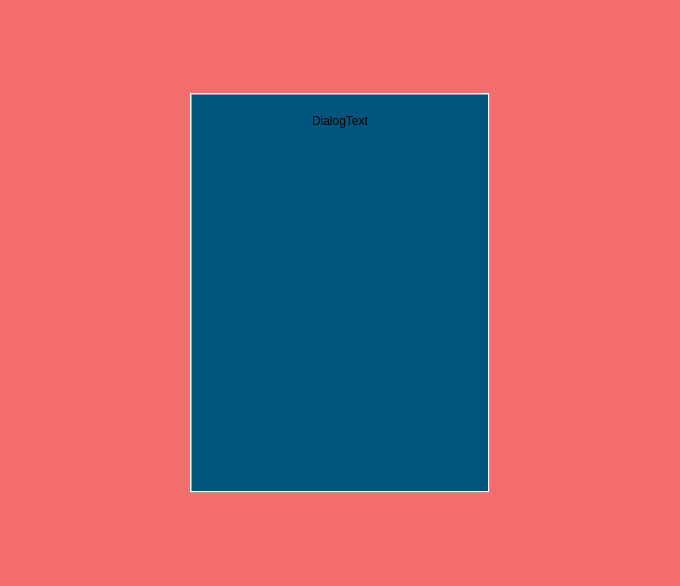
<?xml version="1.0" encoding="UTF-8"?>
<ui version="4.0">
 <class>AbstractDialogScreen</class>
 <widget class="QWidget" name="AbstractDialogScreen">
  <property name="geometry">
   <rect>
    <x>0</x>
    <y>0</y>
    <width>680</width>
    <height>586</height>
   </rect>
  </property>
  <property name="palette">
   <palette>
    <active>
     <colorrole role="Base">
      <brush brushstyle="SolidPattern">
       <color alpha="255">
        <red>255</red>
        <green>255</green>
        <blue>255</blue>
       </color>
      </brush>
     </colorrole>
     <colorrole role="Window">
      <brush brushstyle="SolidPattern">
       <color alpha="127">
        <red>239</red>
        <green>60</green>
        <blue>60</blue>
       </color>
      </brush>
     </colorrole>
    </active>
    <inactive>
     <colorrole role="Base">
      <brush brushstyle="SolidPattern">
       <color alpha="255">
        <red>255</red>
        <green>255</green>
        <blue>255</blue>
       </color>
      </brush>
     </colorrole>
     <colorrole role="Window">
      <brush brushstyle="SolidPattern">
       <color alpha="127">
        <red>239</red>
        <green>60</green>
        <blue>60</blue>
       </color>
      </brush>
     </colorrole>
    </inactive>
    <disabled>
     <colorrole role="Base">
      <brush brushstyle="SolidPattern">
       <color alpha="127">
        <red>239</red>
        <green>60</green>
        <blue>60</blue>
       </color>
      </brush>
     </colorrole>
     <colorrole role="Window">
      <brush brushstyle="SolidPattern">
       <color alpha="127">
        <red>239</red>
        <green>60</green>
        <blue>60</blue>
       </color>
      </brush>
     </colorrole>
    </disabled>
   </palette>
  </property>
  <property name="windowTitle">
   <string>Form</string>
  </property>
  <property name="autoFillBackground">
   <bool>true</bool>
  </property>
  <layout class="QVBoxLayout" name="verticalLayout">
   <item>
    <spacer name="verticalSpacer">
     <property name="orientation">
      <enum>Qt::Vertical</enum>
     </property>
     <property name="sizeHint" stdset="0">
      <size>
       <width>20</width>
       <height>74</height>
      </size>
     </property>
    </spacer>
   </item>
   <item>
    <layout class="QHBoxLayout" name="horizontalLayout">
     <item>
      <spacer name="horizontalSpacer">
       <property name="orientation">
        <enum>Qt::Horizontal</enum>
       </property>
       <property name="sizeHint" stdset="0">
        <size>
         <width>40</width>
         <height>20</height>
        </size>
       </property>
      </spacer>
     </item>
     <item>
      <widget class="QFrame" name="dialog">
       <property name="minimumSize">
        <size>
         <width>300</width>
         <height>400</height>
        </size>
       </property>
       <property name="maximumSize">
        <size>
         <width>900</width>
         <height>600</height>
        </size>
       </property>
       <property name="palette">
        <palette>
         <active>
          <colorrole role="Base">
           <brush brushstyle="SolidPattern">
            <color alpha="255">
             <red>255</red>
             <green>255</green>
             <blue>255</blue>
            </color>
           </brush>
          </colorrole>
          <colorrole role="Window">
           <brush brushstyle="SolidPattern">
            <color alpha="255">
             <red>0</red>
             <green>85</green>
             <blue>127</blue>
            </color>
           </brush>
          </colorrole>
         </active>
         <inactive>
          <colorrole role="Base">
           <brush brushstyle="SolidPattern">
            <color alpha="255">
             <red>255</red>
             <green>255</green>
             <blue>255</blue>
            </color>
           </brush>
          </colorrole>
          <colorrole role="Window">
           <brush brushstyle="SolidPattern">
            <color alpha="255">
             <red>0</red>
             <green>85</green>
             <blue>127</blue>
            </color>
           </brush>
          </colorrole>
         </inactive>
         <disabled>
          <colorrole role="Base">
           <brush brushstyle="SolidPattern">
            <color alpha="255">
             <red>0</red>
             <green>85</green>
             <blue>127</blue>
            </color>
           </brush>
          </colorrole>
          <colorrole role="Window">
           <brush brushstyle="SolidPattern">
            <color alpha="255">
             <red>0</red>
             <green>85</green>
             <blue>127</blue>
            </color>
           </brush>
          </colorrole>
         </disabled>
        </palette>
       </property>
       <property name="autoFillBackground">
        <bool>true</bool>
       </property>
       <property name="frameShape">
        <enum>QFrame::Box</enum>
       </property>
       <property name="frameShadow">
        <enum>QFrame::Raised</enum>
       </property>
       <layout class="QVBoxLayout" name="dialogLayout">
        <item>
         <spacer name="verticalSpacer_3">
          <property name="orientation">
           <enum>Qt::Vertical</enum>
          </property>
          <property name="sizeType">
           <enum>QSizePolicy::Maximum</enum>
          </property>
          <property name="sizeHint" stdset="0">
           <size>
            <width>10</width>
            <height>10</height>
           </size>
          </property>
         </spacer>
        </item>
        <item>
         <widget class="QLabel" name="dialogText">
          <property name="text">
           <string>DialogText</string>
          </property>
          <property name="alignment">
           <set>Qt::AlignHCenter|Qt::AlignTop</set>
          </property>
         </widget>
        </item>
        <item>
         <spacer name="verticalSpacer_4">
          <property name="orientation">
           <enum>Qt::Vertical</enum>
          </property>
          <property name="sizeHint" stdset="0">
           <size>
            <width>20</width>
            <height>40</height>
           </size>
          </property>
         </spacer>
        </item>
       </layout>
      </widget>
     </item>
     <item>
      <spacer name="horizontalSpacer_2">
       <property name="orientation">
        <enum>Qt::Horizontal</enum>
       </property>
       <property name="sizeHint" stdset="0">
        <size>
         <width>40</width>
         <height>20</height>
        </size>
       </property>
      </spacer>
     </item>
    </layout>
   </item>
   <item>
    <spacer name="verticalSpacer_2">
     <property name="orientation">
      <enum>Qt::Vertical</enum>
     </property>
     <property name="sizeHint" stdset="0">
      <size>
       <width>20</width>
       <height>74</height>
      </size>
     </property>
    </spacer>
   </item>
  </layout>
 </widget>
 <resources/>
 <connections/>
</ui>
